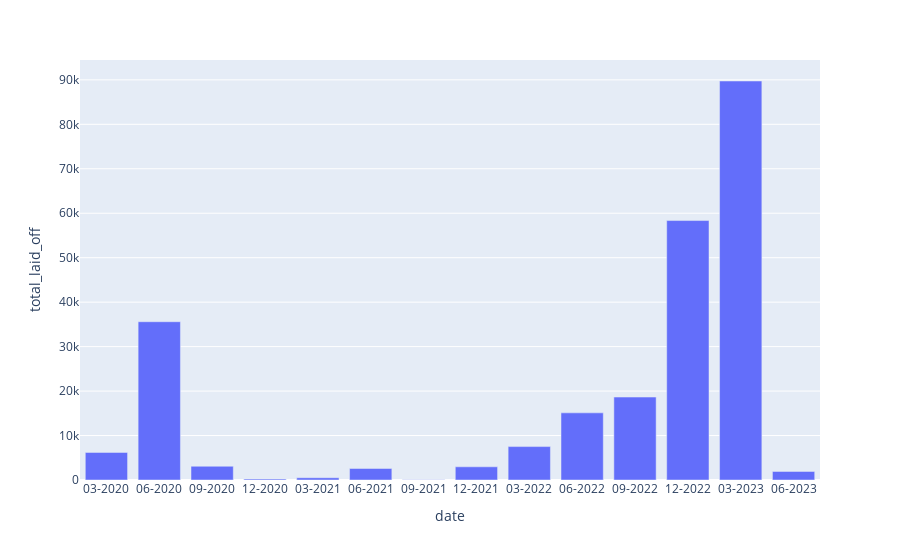

Notebook source saved alongside this figure:
### Code cell
# Visualizing layoffs by quarter

# Grouping layoffs by quarter
df_layoffs_quarter = layoffs_total.groupby("quarter", as_index=False)[
    "total_laid_off"
].sum()

# Adding the date column back in for time series bar chart since 'quarter' object type is period[Q-DEC]
df_layoffs_quarter["date"] = pd.PeriodIndex(
    df_layoffs_quarter["quarter"], freq="Q"
).strftime("%m-%Y")


# displaying layoffs by quarter.  Will improve later if I end up using it
fig = px.bar(df_layoffs_quarter, x="date", y="total_laid_off")
fig.show()

### Figure 1 — Plotly figure (JSON) as saved in the notebook; plotly's stock layout.template omitted (floating-point values rounded to 4 significant figures)
{"data": [{"alignmentgroup": "True", "hovertemplate": "date=%{x}<br>total_laid_off=%{y}<extra></extra>", "legendgroup": "", "marker": {"color": "#636efa", "pattern": {"shape": ""}}, "name": "", "offsetgroup": "", "orientation": "v", "showlegend": false, "textposition": "auto", "type": "bar", "x": ["03-2020", "06-2020", "09-2020", "12-2020", "03-2021", "06-2021", "09-2021", "12-2021", "03-2022", "06-2022", "09-2022", "12-2022", "03-2023", "06-2023"], "xaxis": "x", "y": [6204.0, 35600.0, 3090, 227, 508, 2594, 78, 2970, 7515, 15104, 18650.0, 58350.0, 89740.0, 1927], "yaxis": "y"}], "layout": {"barmode": "relative", "legend": {"tracegroupgap": 0}, "margin": {"t": 60}, "xaxis": {"anchor": "y", "domain": [0, 1], "title": {"text": "date"}}, "yaxis": {"anchor": "x", "domain": [0, 1], "title": {"text": "total_laid_off"}}}}
